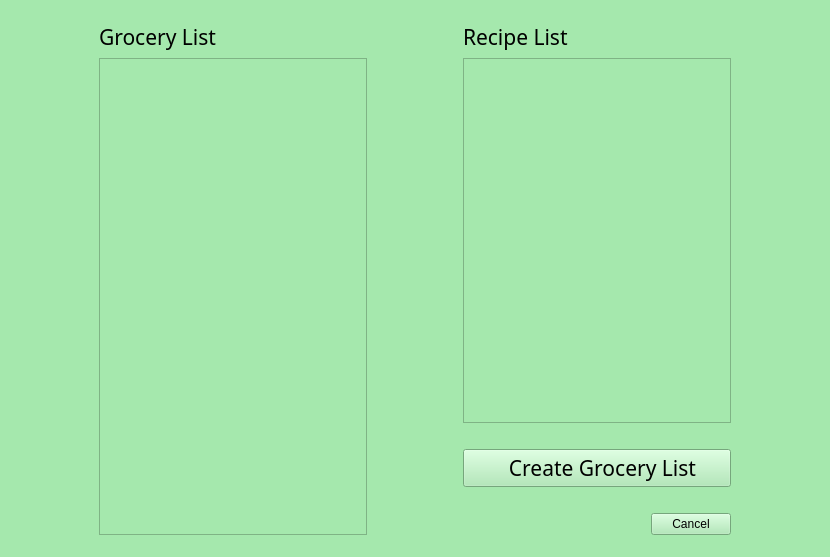
<?xml version="1.0" encoding="UTF-8"?>
<ui version="4.0">
 <class>MainWindow</class>
 <widget class="QMainWindow" name="MainWindow">
  <property name="geometry">
   <rect>
    <x>0</x>
    <y>0</y>
    <width>830</width>
    <height>557</height>
   </rect>
  </property>
  <property name="palette">
   <palette>
    <active>
     <colorrole role="WindowText">
      <brush brushstyle="SolidPattern">
       <color alpha="255">
        <red>0</red>
        <green>0</green>
        <blue>0</blue>
       </color>
      </brush>
     </colorrole>
     <colorrole role="Button">
      <brush brushstyle="SolidPattern">
       <color alpha="255">
        <red>165</red>
        <green>232</green>
        <blue>173</blue>
       </color>
      </brush>
     </colorrole>
     <colorrole role="Light">
      <brush brushstyle="SolidPattern">
       <color alpha="255">
        <red>255</red>
        <green>255</green>
        <blue>255</blue>
       </color>
      </brush>
     </colorrole>
     <colorrole role="Midlight">
      <brush brushstyle="SolidPattern">
       <color alpha="255">
        <red>210</red>
        <green>243</green>
        <blue>214</blue>
       </color>
      </brush>
     </colorrole>
     <colorrole role="Dark">
      <brush brushstyle="SolidPattern">
       <color alpha="255">
        <red>82</red>
        <green>116</green>
        <blue>86</blue>
       </color>
      </brush>
     </colorrole>
     <colorrole role="Mid">
      <brush brushstyle="SolidPattern">
       <color alpha="255">
        <red>110</red>
        <green>155</green>
        <blue>115</blue>
       </color>
      </brush>
     </colorrole>
     <colorrole role="Text">
      <brush brushstyle="SolidPattern">
       <color alpha="255">
        <red>0</red>
        <green>0</green>
        <blue>0</blue>
       </color>
      </brush>
     </colorrole>
     <colorrole role="BrightText">
      <brush brushstyle="SolidPattern">
       <color alpha="255">
        <red>255</red>
        <green>255</green>
        <blue>255</blue>
       </color>
      </brush>
     </colorrole>
     <colorrole role="ButtonText">
      <brush brushstyle="SolidPattern">
       <color alpha="255">
        <red>0</red>
        <green>0</green>
        <blue>0</blue>
       </color>
      </brush>
     </colorrole>
     <colorrole role="Base">
      <brush brushstyle="SolidPattern">
       <color alpha="255">
        <red>255</red>
        <green>255</green>
        <blue>255</blue>
       </color>
      </brush>
     </colorrole>
     <colorrole role="Window">
      <brush brushstyle="SolidPattern">
       <color alpha="255">
        <red>165</red>
        <green>232</green>
        <blue>173</blue>
       </color>
      </brush>
     </colorrole>
     <colorrole role="Shadow">
      <brush brushstyle="SolidPattern">
       <color alpha="255">
        <red>0</red>
        <green>0</green>
        <blue>0</blue>
       </color>
      </brush>
     </colorrole>
     <colorrole role="AlternateBase">
      <brush brushstyle="SolidPattern">
       <color alpha="255">
        <red>210</red>
        <green>243</green>
        <blue>214</blue>
       </color>
      </brush>
     </colorrole>
     <colorrole role="ToolTipBase">
      <brush brushstyle="SolidPattern">
       <color alpha="255">
        <red>255</red>
        <green>255</green>
        <blue>220</blue>
       </color>
      </brush>
     </colorrole>
     <colorrole role="ToolTipText">
      <brush brushstyle="SolidPattern">
       <color alpha="255">
        <red>0</red>
        <green>0</green>
        <blue>0</blue>
       </color>
      </brush>
     </colorrole>
    </active>
    <inactive>
     <colorrole role="WindowText">
      <brush brushstyle="SolidPattern">
       <color alpha="255">
        <red>0</red>
        <green>0</green>
        <blue>0</blue>
       </color>
      </brush>
     </colorrole>
     <colorrole role="Button">
      <brush brushstyle="SolidPattern">
       <color alpha="255">
        <red>165</red>
        <green>232</green>
        <blue>173</blue>
       </color>
      </brush>
     </colorrole>
     <colorrole role="Light">
      <brush brushstyle="SolidPattern">
       <color alpha="255">
        <red>255</red>
        <green>255</green>
        <blue>255</blue>
       </color>
      </brush>
     </colorrole>
     <colorrole role="Midlight">
      <brush brushstyle="SolidPattern">
       <color alpha="255">
        <red>210</red>
        <green>243</green>
        <blue>214</blue>
       </color>
      </brush>
     </colorrole>
     <colorrole role="Dark">
      <brush brushstyle="SolidPattern">
       <color alpha="255">
        <red>82</red>
        <green>116</green>
        <blue>86</blue>
       </color>
      </brush>
     </colorrole>
     <colorrole role="Mid">
      <brush brushstyle="SolidPattern">
       <color alpha="255">
        <red>110</red>
        <green>155</green>
        <blue>115</blue>
       </color>
      </brush>
     </colorrole>
     <colorrole role="Text">
      <brush brushstyle="SolidPattern">
       <color alpha="255">
        <red>0</red>
        <green>0</green>
        <blue>0</blue>
       </color>
      </brush>
     </colorrole>
     <colorrole role="BrightText">
      <brush brushstyle="SolidPattern">
       <color alpha="255">
        <red>255</red>
        <green>255</green>
        <blue>255</blue>
       </color>
      </brush>
     </colorrole>
     <colorrole role="ButtonText">
      <brush brushstyle="SolidPattern">
       <color alpha="255">
        <red>0</red>
        <green>0</green>
        <blue>0</blue>
       </color>
      </brush>
     </colorrole>
     <colorrole role="Base">
      <brush brushstyle="SolidPattern">
       <color alpha="255">
        <red>255</red>
        <green>255</green>
        <blue>255</blue>
       </color>
      </brush>
     </colorrole>
     <colorrole role="Window">
      <brush brushstyle="SolidPattern">
       <color alpha="255">
        <red>165</red>
        <green>232</green>
        <blue>173</blue>
       </color>
      </brush>
     </colorrole>
     <colorrole role="Shadow">
      <brush brushstyle="SolidPattern">
       <color alpha="255">
        <red>0</red>
        <green>0</green>
        <blue>0</blue>
       </color>
      </brush>
     </colorrole>
     <colorrole role="AlternateBase">
      <brush brushstyle="SolidPattern">
       <color alpha="255">
        <red>210</red>
        <green>243</green>
        <blue>214</blue>
       </color>
      </brush>
     </colorrole>
     <colorrole role="ToolTipBase">
      <brush brushstyle="SolidPattern">
       <color alpha="255">
        <red>255</red>
        <green>255</green>
        <blue>220</blue>
       </color>
      </brush>
     </colorrole>
     <colorrole role="ToolTipText">
      <brush brushstyle="SolidPattern">
       <color alpha="255">
        <red>0</red>
        <green>0</green>
        <blue>0</blue>
       </color>
      </brush>
     </colorrole>
    </inactive>
    <disabled>
     <colorrole role="WindowText">
      <brush brushstyle="SolidPattern">
       <color alpha="255">
        <red>82</red>
        <green>116</green>
        <blue>86</blue>
       </color>
      </brush>
     </colorrole>
     <colorrole role="Button">
      <brush brushstyle="SolidPattern">
       <color alpha="255">
        <red>165</red>
        <green>232</green>
        <blue>173</blue>
       </color>
      </brush>
     </colorrole>
     <colorrole role="Light">
      <brush brushstyle="SolidPattern">
       <color alpha="255">
        <red>255</red>
        <green>255</green>
        <blue>255</blue>
       </color>
      </brush>
     </colorrole>
     <colorrole role="Midlight">
      <brush brushstyle="SolidPattern">
       <color alpha="255">
        <red>210</red>
        <green>243</green>
        <blue>214</blue>
       </color>
      </brush>
     </colorrole>
     <colorrole role="Dark">
      <brush brushstyle="SolidPattern">
       <color alpha="255">
        <red>82</red>
        <green>116</green>
        <blue>86</blue>
       </color>
      </brush>
     </colorrole>
     <colorrole role="Mid">
      <brush brushstyle="SolidPattern">
       <color alpha="255">
        <red>110</red>
        <green>155</green>
        <blue>115</blue>
       </color>
      </brush>
     </colorrole>
     <colorrole role="Text">
      <brush brushstyle="SolidPattern">
       <color alpha="255">
        <red>82</red>
        <green>116</green>
        <blue>86</blue>
       </color>
      </brush>
     </colorrole>
     <colorrole role="BrightText">
      <brush brushstyle="SolidPattern">
       <color alpha="255">
        <red>255</red>
        <green>255</green>
        <blue>255</blue>
       </color>
      </brush>
     </colorrole>
     <colorrole role="ButtonText">
      <brush brushstyle="SolidPattern">
       <color alpha="255">
        <red>82</red>
        <green>116</green>
        <blue>86</blue>
       </color>
      </brush>
     </colorrole>
     <colorrole role="Base">
      <brush brushstyle="SolidPattern">
       <color alpha="255">
        <red>165</red>
        <green>232</green>
        <blue>173</blue>
       </color>
      </brush>
     </colorrole>
     <colorrole role="Window">
      <brush brushstyle="SolidPattern">
       <color alpha="255">
        <red>165</red>
        <green>232</green>
        <blue>173</blue>
       </color>
      </brush>
     </colorrole>
     <colorrole role="Shadow">
      <brush brushstyle="SolidPattern">
       <color alpha="255">
        <red>0</red>
        <green>0</green>
        <blue>0</blue>
       </color>
      </brush>
     </colorrole>
     <colorrole role="AlternateBase">
      <brush brushstyle="SolidPattern">
       <color alpha="255">
        <red>165</red>
        <green>232</green>
        <blue>173</blue>
       </color>
      </brush>
     </colorrole>
     <colorrole role="ToolTipBase">
      <brush brushstyle="SolidPattern">
       <color alpha="255">
        <red>255</red>
        <green>255</green>
        <blue>220</blue>
       </color>
      </brush>
     </colorrole>
     <colorrole role="ToolTipText">
      <brush brushstyle="SolidPattern">
       <color alpha="255">
        <red>0</red>
        <green>0</green>
        <blue>0</blue>
       </color>
      </brush>
     </colorrole>
    </disabled>
   </palette>
  </property>
  <property name="windowTitle">
   <string>Arugula Project - Create Grocery List</string>
  </property>
  <property name="windowIcon">
   <iconset>
    <normaloff>../images/Arugula.svg</normaloff>../images/Arugula.svg</iconset>
  </property>
  <widget class="QWidget" name="centralwidget">
   <layout class="QVBoxLayout" name="verticalLayout_3">
    <item>
     <spacer name="verticalSpacer">
      <property name="orientation">
       <enum>Qt::Vertical</enum>
      </property>
      <property name="sizeType">
       <enum>QSizePolicy::Fixed</enum>
      </property>
      <property name="sizeHint" stdset="0">
       <size>
        <width>20</width>
        <height>13</height>
       </size>
      </property>
     </spacer>
    </item>
    <item>
     <layout class="QHBoxLayout" name="horizontalLayout_3">
      <item>
       <spacer name="horizontalSpacer">
        <property name="orientation">
         <enum>Qt::Horizontal</enum>
        </property>
        <property name="sizeType">
         <enum>QSizePolicy::Fixed</enum>
        </property>
        <property name="sizeHint" stdset="0">
         <size>
          <width>90</width>
          <height>20</height>
         </size>
        </property>
       </spacer>
      </item>
      <item>
       <layout class="QVBoxLayout" name="verticalLayout_2">
        <item>
         <layout class="QHBoxLayout" name="horizontalLayout_2">
          <item>
           <widget class="QLabel" name="label">
            <property name="font">
             <font>
              <family>Budidaya</family>
              <pointsize>16</pointsize>
             </font>
            </property>
            <property name="text">
             <string>Grocery List</string>
            </property>
           </widget>
          </item>
         </layout>
        </item>
        <item>
         <widget class="QScrollArea" name="scrollArea">
          <property name="minimumSize">
           <size>
            <width>250</width>
            <height>0</height>
           </size>
          </property>
          <property name="widgetResizable">
           <bool>true</bool>
          </property>
          <widget class="QWidget" name="scrollAreaWidgetContents">
           <property name="geometry">
            <rect>
             <x>0</x>
             <y>0</y>
             <width>254</width>
             <height>456</height>
            </rect>
           </property>
          </widget>
         </widget>
        </item>
       </layout>
      </item>
      <item>
       <spacer name="horizontalSpacer_2">
        <property name="orientation">
         <enum>Qt::Horizontal</enum>
        </property>
        <property name="sizeType">
         <enum>QSizePolicy::Fixed</enum>
        </property>
        <property name="sizeHint" stdset="0">
         <size>
          <width>90</width>
          <height>20</height>
         </size>
        </property>
       </spacer>
      </item>
      <item>
       <layout class="QVBoxLayout" name="verticalLayout">
        <item>
         <widget class="QLabel" name="label_2">
          <property name="font">
           <font>
            <family>Budidaya</family>
            <pointsize>16</pointsize>
           </font>
          </property>
          <property name="text">
           <string>Recipe List</string>
          </property>
         </widget>
        </item>
        <item>
         <widget class="QScrollArea" name="scrollArea_2">
          <property name="minimumSize">
           <size>
            <width>250</width>
            <height>0</height>
           </size>
          </property>
          <property name="widgetResizable">
           <bool>true</bool>
          </property>
          <widget class="QWidget" name="scrollAreaWidgetContents_2">
           <property name="geometry">
            <rect>
             <x>0</x>
             <y>0</y>
             <width>254</width>
             <height>336</height>
            </rect>
           </property>
          </widget>
         </widget>
        </item>
        <item>
         <spacer name="verticalSpacer_4">
          <property name="orientation">
           <enum>Qt::Vertical</enum>
          </property>
          <property name="sizeType">
           <enum>QSizePolicy::Fixed</enum>
          </property>
          <property name="sizeHint" stdset="0">
           <size>
            <width>20</width>
            <height>20</height>
           </size>
          </property>
         </spacer>
        </item>
        <item>
         <widget class="QPushButton" name="pushButton_2">
          <property name="font">
           <font>
            <family>Budidaya</family>
            <pointsize>16</pointsize>
           </font>
          </property>
          <property name="toolTip">
           <string>Generate grocery list .pdf</string>
          </property>
          <property name="text">
           <string>  Create Grocery List</string>
          </property>
          <property name="icon">
           <iconset>
            <normaloff>../images/list-icon.svg</normaloff>../images/list-icon.svg</iconset>
          </property>
          <property name="flat">
           <bool>false</bool>
          </property>
         </widget>
        </item>
        <item>
         <spacer name="verticalSpacer_3">
          <property name="orientation">
           <enum>Qt::Vertical</enum>
          </property>
          <property name="sizeType">
           <enum>QSizePolicy::Fixed</enum>
          </property>
          <property name="sizeHint" stdset="0">
           <size>
            <width>20</width>
            <height>20</height>
           </size>
          </property>
         </spacer>
        </item>
        <item>
         <layout class="QHBoxLayout" name="horizontalLayout">
          <item>
           <spacer name="horizontalSpacer_4">
            <property name="orientation">
             <enum>Qt::Horizontal</enum>
            </property>
            <property name="sizeHint" stdset="0">
             <size>
              <width>40</width>
              <height>20</height>
             </size>
            </property>
           </spacer>
          </item>
          <item>
           <widget class="QPushButton" name="pushButton">
            <property name="text">
             <string>Cancel</string>
            </property>
           </widget>
          </item>
         </layout>
        </item>
       </layout>
      </item>
      <item>
       <spacer name="horizontalSpacer_3">
        <property name="orientation">
         <enum>Qt::Horizontal</enum>
        </property>
        <property name="sizeType">
         <enum>QSizePolicy::Fixed</enum>
        </property>
        <property name="sizeHint" stdset="0">
         <size>
          <width>90</width>
          <height>20</height>
         </size>
        </property>
       </spacer>
      </item>
     </layout>
    </item>
    <item>
     <spacer name="verticalSpacer_2">
      <property name="orientation">
       <enum>Qt::Vertical</enum>
      </property>
      <property name="sizeType">
       <enum>QSizePolicy::Fixed</enum>
      </property>
      <property name="sizeHint" stdset="0">
       <size>
        <width>20</width>
        <height>13</height>
       </size>
      </property>
     </spacer>
    </item>
   </layout>
  </widget>
 </widget>
 <resources/>
 <connections/>
</ui>
